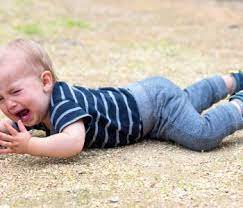
#> input picture test/images (35).jpg, 243 x 208 px; its folder holds 4 pictures in this run
$ jupyter execute --allow-errors Datenaufbereitung_Hilfsfunktionen.ipynb   (shell and % lines are left out)   (Python 2 division)   (older library calls are emulated)
#> lines starting #> are read from the running program, lines starting #| are printed output that depends on the picture
<a href="https://colab.research.google.com/github/MichaelSeitz98/Seminararbeit_Kleinkinderkennung/blob/main/Datenaufbereitung_Hilfsfunktionen.ipynb" target="_parent"></a>

[cell 1]
# Mount Google Drive

from google.colab import drive
drive.mount('/content/drive')

[cell 2]
import glob
import PIL
from PIL import Image

counter = 0
outfile = '/content/drive/MyDrive/DS2_POOLG_80_20_20_1024px/test'
for infile in glob.glob( '/content/drive/MyDrive/DS2_POOLG_80_20_20/test/*.jpg'):
  counter = counter +1
  image = Image.open(infile)
#> image is the input picture: PIL image 243x208 RGB; mean R, G, B 189.8, 180, 170.7
  image.thumbnail((1024,1024), Image.ANTIALIAS)
  image.save(f'{outfile}/image{counter}.jpg')
  print (f'saved here:{outfile} ')

[cell 3]
from PIL import Image
import glob
import os, sys

basewidth = 300
#> basewidth = 300

for infile in glob.glob( '/content/drive/MyDrive/SemAr_Archiv_Backup/Child_Dataset_Test_2_Klassen/train/*.jpg'):
    img = Image.open(infile)
    wpercent = (basewidth/float(img.size[0]))
    hsize = int((float(img.size[1])*float(wpercent)))
    img = img.resize((basewidth,hsize), Image.Resampling.LANCZOS)
    img.save('somepic.jpg')

[cell 4]
# Renaming the images

import os

counter = 0;
for image_path in glob.glob('/content/drive/MyDrive/DS2_POOLG_80_20_20/validation/*.jpg'):
  if image_path != '/content/drive/MyDrive/Bilder_POOL_GROSS/umbenannt':
      print("Hallo")
      counter = counter+1
      print(f'Counter: {counter} Image_path: {image_path}')
      os.rename(image_path, f'/content/drive/MyDrive/Bilder_POOL_GROSS/umbenannt/image_{counter}.jpg')
      print(f'umbenannt unter image_path: /content/drive/MyDrive/Bilder_POOL_GROSS/umbenannt/image_{counter}.jpg')
print(f'{counter} Bilder umbenannt')

[cell 5]
import os, sys
import glob
from PIL import Image
from pathlib import Path

size = 640, 640

data_dir = '/content/drive/MyDrive/SemAr_Archiv_Backup/Child_Dataset_Test_2_Klassen/train'
print (data_dir)
for infile in glob.glob( '/content/drive/MyDrive/SemAr_Archiv_Backup/Child_Dataset_Test_2_Klassen/train/*.jpg'):
    print(infile)
    #outfile = os.path.splitext(infile)[0] + ".thumbnail"
    outfile = 'tester.jpg'
    if infile != outfile:
        try:
            im = Image.open(infile)
            im.thumbnail(size, Image.Resampling.LANCZOS)
            im.save(outfile, "jpg")
        except IOError:
            print (f'cannot create thumbnail for {infile}')

[cell 6]
import os, sys
import Image

size = 640, 640

for infile in sys.argv[1:]:
    outfile = os.path.splitext(infile)[0] + ".thumbnail"
    if infile != outfile:
        try:
            im = Image.open(infile)
            im.thumbnail(size, Image.Resampling.LANCZOS)
            im.save(outfile, "JPEG")
        except IOError:
            print "cannot create thumbnail for '%s'" % infile

[cell 7]
from pathlib import Path
import imghdr

data_dir = '/content/drive/MyDrive/Child_Dataset_Test_2_Klassen/train'
image_extensions = [".png", ".jpg",".jpeg"]  # add there all your images file extensions

img_type_accepted_by_tf = ["bmp", "gif", "jpeg", "png"]
for filepath in Path(data_dir).rglob("*"):
    if filepath.suffix.lower() in image_extensions:
        img_type = imghdr.what(filepath)
        if img_type is None:
            print(f"{filepath} is not an image")
        elif img_type not in img_type_accepted_by_tf:
            print(f"{filepath} is a {img_type}, not accepted by TensorFlow")

[cell 8]
from PIL import Image
import glob
import os

#> (the rest of this cell did not finish here and is left out)

[cell 9]
from PIL import Image
import glob
import os

counter = 0;
#> counter = 0
for image_path in glob.glob('/content/drive/MyDrive/Child_Dataset_Test_2_Klassen/train/*.jpg*'):
  counter = counter+1
  print(f'Counter: {counter} Image_path: {image_path}')
  im = Image.open(image_path)
  im.save(image_path)
  print(f'Gespeichert unter image_path: {image_path}')

print(f'{counter} Bilder umbenannt')
#| 0 Bilder umbenannt

[cell 10]
# Helper für Datenvisualisierungen

import pandas as pd
import matplotlib.pyplot as plt

# reading the database
schwellenwerte = [0.1,0.2,0.3,0.4,0.5,0.6,0.7,0.8,0.9,1.0]
recall_kind = [1,1,0.8,0.7,0.4,0.3,0.1,0,0,0]
precision_kind = [0,0.2,0.6,0.8,0.85,0.95,1,1,1,1]

# precision_igel = [1,1,0.9,0.9,0.9,0.8,0.7,0.5,0.3,0.3]
# precision_igel = [1,1,0.9,0.9,0.9,0.8,0.7,0.5,0.3,0.3]

line_prec_kind = plt.plot(schwellenwerte, precision_kind, label = "Precision Kind", color="black")
line_rec_kind = plt.plot(schwellenwerte, recall_kind, label = "Recall Kind")
#line_f1_score = plt(schwellenwerte, (2*(precision_kind*recall_kind)/(precision_kind+recall_kind)), label ="F1-Score Kind")

# Scatter plot with day against tip
#plt.scatter(data['day'], data['tip'])

# Adding Title to the Plot
plt.title("Precision in Abhängigkeit des Schwellenwertes")

# Setting the X and Y labels

plt.xlabel('Schwellenwert')
plt.ylabel('Precision')
plt.legend()


plt.show()
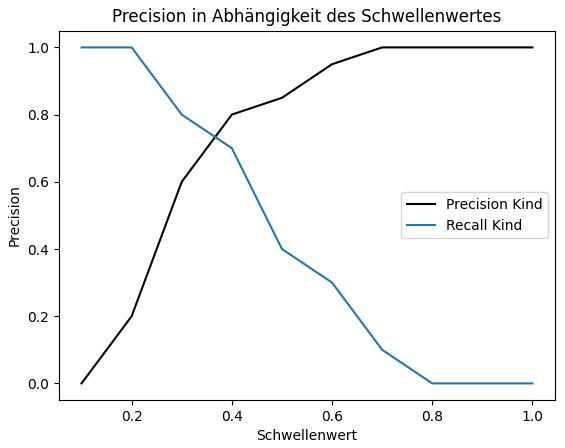
#> figure drawn by matplotlib, 1 panel; curve peaks at x = 0.7, y = 1; curve peaks at x = 0.1, y = 1
plt.savefig('Precision_Kind_Igel_Plot.png')
